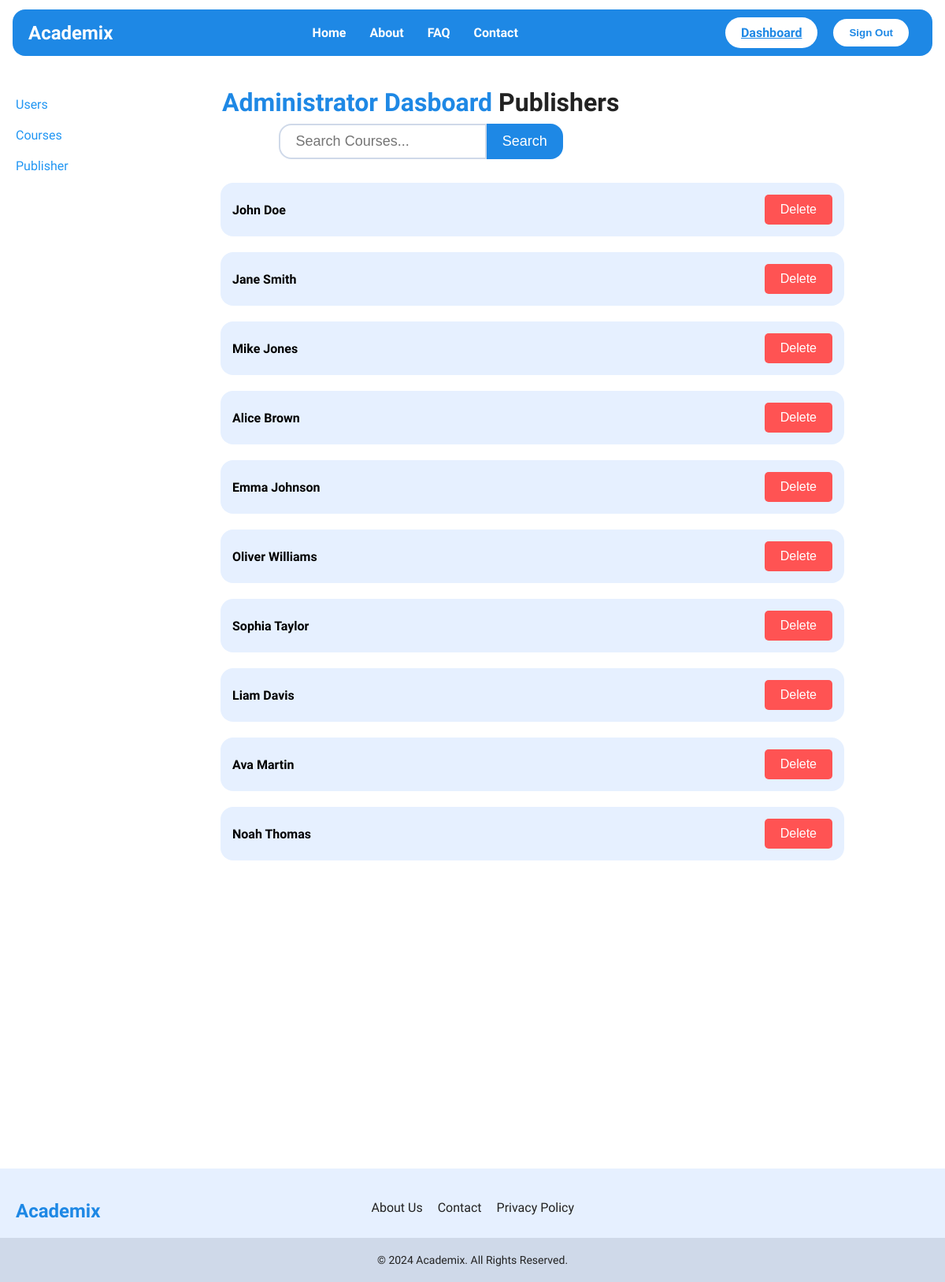
The app's page /admin/publishers/index.php (signed in) with its own data.
### tables this page shows
CREATE TABLE course_publisher (
    publisher_id INT PRIMARY KEY AUTO_INCREMENT,
    email VARCHAR(100) UNIQUE,
    password VARCHAR(255),
    contact_no VARCHAR(20),
    qualification VARCHAR(100),
    current_position VARCHAR(100),
    first_name VARCHAR(100),
    last_name VARCHAR(100)
);

### admin/publishers/index.php (the view, shortened to what this page needs)
<!DOCTYPE html>
<head>
    <?php
    include "../../utils/db.php";
    $search_query = isset($_GET['search']) ? $conn->real_escape_string($_GET['search']) : '';
    if (!empty($search_query)) {
        $sql = "SELECT * FROM course_publisher
        WHERE first_name LIKE '%$search_query%'
        OR last_name LIKE '%$search_query%'
        OR email LIKE '%$search_query%'";
    } else {
        $sql = "SELECT * FROM course_publisher";
    }
    $result = $conn->query($sql);
    ?>
    <link rel="stylesheet" href="../../styles/global.css">
    <link rel="stylesheet" href="../../styles/components.css">
    <link rel="stylesheet" href="../../styles/admin.css">
    <link rel="stylesheet" href="../../styles/components/search-bar.css">
    <link rel="stylesheet" href="../../styles/components/loader.css">
</head>
<body>
    <?php
    include "../../components/layout/header.php";
    ?>
    <div class="container">
        <nav class="sidebar">
            <ul>
                <li><a href="/admin/users">Users</a></li>
                <li><a href="/admin/courses">Courses</a></li>
                <li><a href="/admin/publishers">Publisher</a></li>
            </ul>
        </nav>
        <main>
            <h1 class="heading">
                Administrator Dasboard <span style="color: var(--app-text);">Publishers</span>
            </h1>
            <form action="" method="GET" class="search-bar search-bar-margin">
                <input type="text" id="search-input" name="search" placeholder="Search Courses..." value="<?= $search_query ?>">
                <button id="search-button" type="submit">Search</button>
            </form>
            <div class="user-list" id="user-list">
                <?php if ($result->num_rows > 0): ?>
                    <?php while ($row = $result->fetch_assoc()): ?>
                        <div class='user-box'>
                            <div class='user-item'>
                                <div>
                                    <p class='user-title'><?= $row['first_name'] . " " . $row['last_name'] ?></p>
                                </div>
                                <div class='user-container'>
                                    <form action="delete.php" method="POST" class="delete-form" style="display:inline;">
                                        <button type="submit" class="delete">Delete</button>
                                    </form>
                                </div>
                            </div>
                        </div>
                    <?php endwhile; ?>
                <?php else: ?>
                    <p>No courses found for your search.</p>
                <?php endif; ?>
            </div>
        </main>
    </div>
    <?php
    include "../../components/layout/footer.php";
    ?>
</body>
</html>

### styles/global.css (style rules this page uses)
body { margin: 0; font-family: 'Nunito Sans', system-ui, -apple-system, BlinkMacSystemFont, 'Segoe UI', Roboto, Oxygen, Ubuntu, Cantarell, 'Open Sans', 'Helvetica Neue', sans-serif; background-color: var(--app-bg); }
main { min-height: 80vh; padding: 20px; }

### styles/components.css (style rules this page uses)
.heading { color: var(--app-primary); margin: 0.5rem 0.75rem; }

### styles/admin.css (style rules this page uses)
* { margin: 0; padding: 0; box-sizing: border-box; }
.container { display: flex; }
.sidebar { width: 250px; background-color: var(--app-white); color: var(--app-primary); height: 175vh; padding: 20px; }
.sidebar ul { list-style: none; }
.sidebar ul li { margin: 20px 0; }
.sidebar ul li a { color: var(--app-secondary); text-decoration: none; }
.user-list { display: flex; flex-direction: column; width: 30vw; }
.user-box { margin: 10px; border-radius: 1rem; border: 0; width: 220%; background-color: var(--app-special); }
.user-item { font-weight: bold; display: flex; justify-content: space-between; align-items: center; padding: 15px; width: 100%; }
.user-container { display: flex; align-items: center; width: max-content; gap: 40px; height: 100%; justify-content: space-around; flex-direction: row; }
.delete { display: flex; background-color: var(--app-error); color: var(--app-white); border: none; padding: 10px 20px; text-align: center; text-decoration: none; font-size: 16px; cursor: pointer; border-radius: 5px; }

### styles/components/search-bar.css (style rules this page uses)
.search-bar { display: flex; width: 100%; display: flex; justify-content: center; }
.search-bar input { width: 50%; padding: 10px; padding-inline: 20px; border-radius: 1rem 0rem 0rem 1rem; border: 2px solid var(--app-mute); background-color: var(--app-white); font-size: large; }
#search-button { padding: 5px; cursor: pointer; background-color: var(--app-primary); color: var(--app-white); border: none; border-radius: 0rem 1rem 1rem 0rem; font-size: large; padding-inline: 20px; transition: var(--transition); }
.search-bar-margin { margin-bottom: 20px; }

### records on screen
course_publisher: first_name "John", last_name "Doe"
course_publisher: first_name "Jane", last_name "Smith"
course_publisher: first_name "Mike", last_name "Jones"
course_publisher: first_name "Alice", last_name "Brown"
course_publisher: first_name "Emma", last_name "Johnson"
course_publisher: first_name "Oliver", last_name "Williams"
course_publisher: first_name "Sophia", last_name "Taylor"
course_publisher: first_name "Liam", last_name "Davis"
course_publisher: first_name "Ava", last_name "Martin"
course_publisher: first_name "Noah", last_name "Thomas"

### other values on screen
$auth_info[$role]['button'] "Dashboard"
